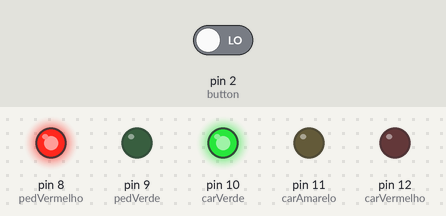
Bench run of a sketch on a simulated Arduino Uno, built with avr-gcc and run on an emulated ATmega328P. On the bench: output pins drawn as LEDs (lit = HIGH). Inputs (shaded band) come from the test bench; at power-on: pin 2 (button) LOW.

Above: at 4.2 s.
4.3 s: pin 2 (button) driven LOW
5.8 s: pin 2 (button) driven HIGH
At 7.0 s:
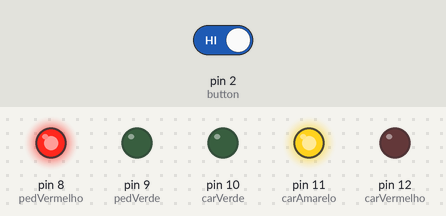
At 9.3 s:
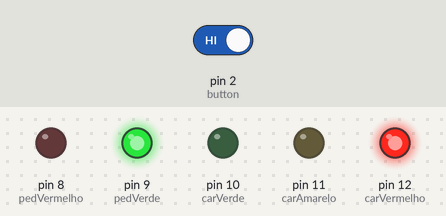
Timing chart, 0 to 16.3 s (numbered marks = the images above; inputs shaded):
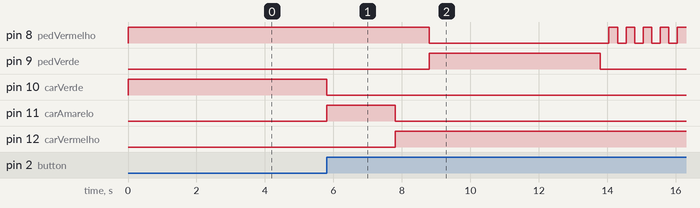

The sketch:

Semaforo.ino
```cpp
int carVermelho = 12;
int carAmarelo = 11;
int carVerde = 10;
int pedVermelho = 8;
int pedVerde = 9;
int button = 2;
int CrossTime = 5000;
unsigned long changeTime;

void setup (){
  pinMode(carVermelho, OUTPUT);
  pinMode(carAmarelo, OUTPUT);
  pinMode(carVerde, OUTPUT);
  pinMode(pedVermelho, OUTPUT);
  pinMode(pedVerde, OUTPUT);
  pinMode(button, INPUT);
  digitalWrite(carVerde, HIGH);
  digitalWrite(pedVermelho, HIGH);;
}
  void loop (){
    int state = digitalRead (button);

    if (state == HIGH  &&(millis() - changeTime)>5000){

      changeLights();
    }

  }

void changeLights(){
  digitalWrite(carVerde, LOW);
  digitalWrite(carAmarelo, HIGH);
  delay(2000);
  digitalWrite(carAmarelo, LOW);
  digitalWrite(carVermelho,HIGH);
  delay(1000);
  digitalWrite(pedVermelho,LOW);
  digitalWrite(pedVerde, HIGH);

  delay(CrossTime);

   for( int x=0; x<10; x++){                                                                //tempo do farol pedestre
    digitalWrite(pedVerde, LOW); // Verde apaga
    digitalWrite(pedVermelho, LOW); // Vermelho começa a piscar 10x
    delay(250);
    digitalWrite(pedVermelho, HIGH);
    delay(250);

   }

  digitalWrite(pedVerde, LOW);
  delay(1000);
  digitalWrite(carVerde, HIGH);
  digitalWrite(carVermelho, LOW);
  delay(1000);
  digitalWrite(carVerde, HIGH);
  digitalWrite(carAmarelo, LOW);

  changeTime - millis();
}
```

Measured:
- after the input at 4.3 s, every drawn part: stays the same
- after the input at 5.8 s, pin 8 (pedVermelho): HIGH → LOW after 3.0 s, then repeats every 0.50 s: HIGH 0.25 s, LOW 0.25 s; pin 9 (pedVerde): LOW → HIGH after 3.0 s, → LOW 5.0 s later; pin 10 (carVerde): HIGH → LOW at once; pin 11 (carAmarelo): LOW → HIGH at once, → LOW 2.0 s later; pin 12 (carVermelho): LOW → HIGH after 2.0 s
